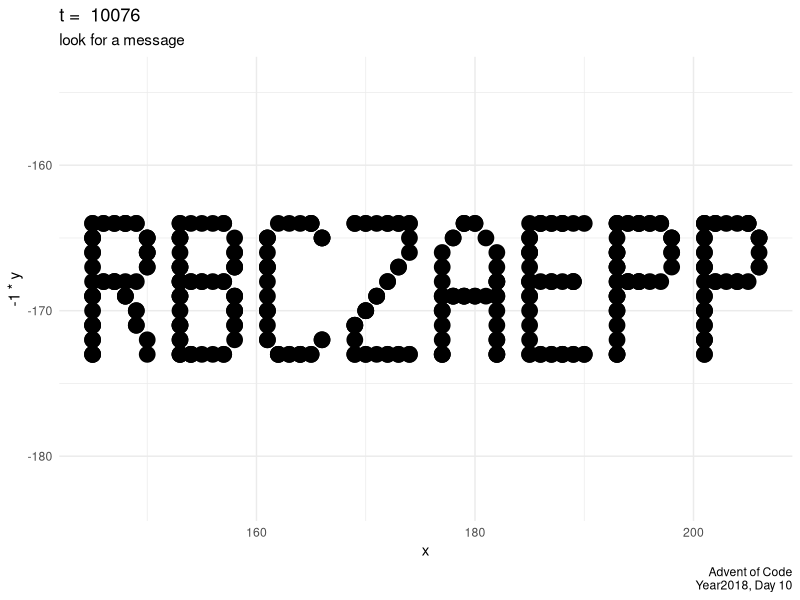

This chart was generated by the following R code:
## ---- chunk 1
knitr::opts_chunk$set(echo = TRUE)
library("tidyverse")
## ---- chunk 2
puzzle_input <- readLines("20181210input.txt")
# puzzle_input <- readLines("20181210example.txt")
the_nums <- str_extract_all(puzzle_input, "-?(\\d)+")
N <- length(puzzle_input)
x <- rep(NA, N)
y <- rep(NA, N)
v_x <- rep(NA, N)
v_y <- rep(NA, N)
df <- data.frame(x, y, v_x, v_y)
for(i in 1:N){
  these_nums <- as.numeric(the_nums[[i]])
  df$x[i] <- these_nums[1]
  df$y[i] <- these_nums[2]
  df$v_x[i] <- these_nums[3]
  df$v_y[i] <- these_nums[4]
}
## ---- chunk 3
T <- 11000
perimeter <- rep(NA, T)
for(t in 1:T){
  #revise position
  df$x <- df$x + df$v_x
  df$y <- df$y + df$v_y
  
  # get a sense of how far apart the dots are
  perimeter[t] <- 2*(max(df$x) - min(df$x) + max(df$y) - min(df$y))
  # plot(perimeter)
  # which.min(perimeter) ==> t = 10076
  
  # if(t >= 10070 & t <= 10080){
  if(t == 10076){  
    temp_plot <- df %>%
      ggplot(aes(x = x, y = -1*y)) +
      geom_point(size = 5) +
      labs(title = paste("t = ", t),
           subtitle = "look for a message",
           caption = "Advent of Code\nYear2018, Day 10") +
      theme_minimal() +
      ylim(min(-1*df$y) - 10, max(-1*df$y + 10))

    dev.new(width = 1100, height = 628, units = "px", noRStudioGD = T)
    ggsave(temp_plot, file = paste0("plot_", t, ".jpeg"),
           width = dev.size()[1],
           height = dev.size()[2])
    dev.off()
  }
}


